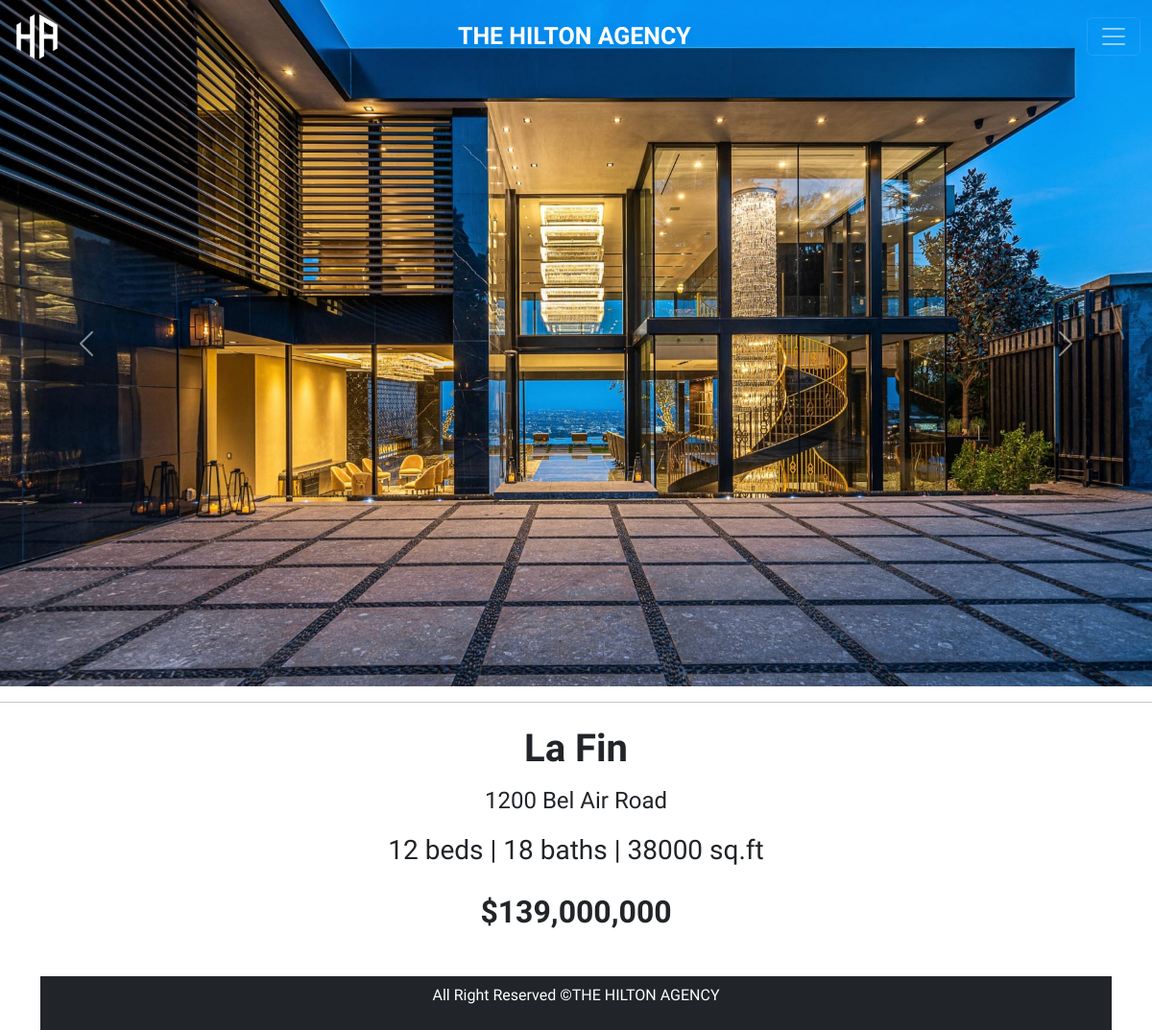
The app's page /properties-read-more.php?id=3 with its own data.
### tables this page shows
CREATE TABLE `property_article` (
  `id` int(11) NOT NULL,
  `image1` varchar(50) DEFAULT NULL,
  `image2` varchar(50) DEFAULT NULL,
  `image3` varchar(50) DEFAULT NULL,
  `image4` varchar(50) DEFAULT NULL,
  `image5` varchar(50) DEFAULT NULL
);

CREATE TABLE `property_description` (
  `id` int(11) NOT NULL,
  `name` varchar(50) DEFAULT NULL,
  `location` varchar(50) DEFAULT NULL,
  `address` varchar(50) DEFAULT NULL,
  `beds` int(11) DEFAULT NULL,
  `baths` int(11) DEFAULT NULL,
  `size` int(11) DEFAULT NULL,
  `price` varchar(50) DEFAULT NULL,
  `description` longtext DEFAULT NULL,
  `main_image` varchar(50) DEFAULT NULL
);

### properties-read-more.php (the view, shortened to what this page needs)
<!DOCTYPE html>
<html lang="en">
<head>
	<link href="https://cdn.jsdelivr.net/npm/bootstrap@5.2.0-beta1/dist/css/bootstrap.min.css" rel="stylesheet">
  <link rel="stylesheet" href="css/property_article1.css?<?php echo time();?>">
</head>
<body>
  <?php include('navigation.php'); ?>
  <div id="carouselExampleControls" class="carousel slide" data-bs-ride="carousel">
    <div class="carousel-inner">
    <?php
      $propertyID = $_GET['id'];
      $servername = "localhost";
      $username = "root";
      $password = "";
      $dbname = "hiltonagency";
      $conn = new mysqli($servername, $username, $password, $dbname);
      $sql = "SELECT * FROM property_article WHERE id=$propertyID";
      $result = $conn->query($sql);
      if ($result->num_rows > 0) {
        while($row = $result->fetch_assoc()) {
            echo '<div class="carousel-item active">
                    <img src="'. $row['image1'] .'" class="d-block w-100" alt="...">
                  </div>
                  <div class="carousel-item">
                    <img src="'. $row['image2'] .'" class="d-block w-100" alt="...">
                  </div>
                  <div class="carousel-item">
                    <img src="'. $row['image3'] .'" class="d-block w-100" alt="...">
                  </div>
                  <div class="carousel-item">
                    <img src="'. $row['image4'] .'" class="d-block w-100" alt="...">
                  </div>
                  <div class="carousel-item">
                    <img src="'. $row['image5'] .'" class="d-block w-100" alt="...">
                  </div>';
        }
      } else {
        echo "0 results";
      }
    ?>
    </div>
    <button class="carousel-control-prev" type="button" data-bs-target="#carouselExampleControls" data-bs-slide="prev">
      <span class="carousel-control-prev-icon" aria-hidden="true"></span>
    </button>
    <button class="carousel-control-next" type="button" data-bs-target="#carouselExampleControls" data-bs-slide="next">
      <span class="carousel-control-next-icon" aria-hidden="true"></span>
    </button>
  </div>
  <hr>
  <div class="container mt-4">
    <div class="row">
      <div class="col-lg-12">
    <article>
      <header class="mb-4">
        <?php
          $propertyID = $_GET['id'];
          $servername = "localhost";
          $username = "root";
          $password = "";
          $dbname = "hiltonagency";
          $conn = new mysqli($servername, $username, $password, $dbname);
          $sql = "SELECT * FROM property_description WHERE id=$propertyID";
          $result = $conn->query($sql);
          if ($result->num_rows > 0) {
            while($row = $result->fetch_assoc()) {
              echo '<h1 class="fw-bolder mb-3 text-center">'. $row["name"] .'</h1>
              <h4 class="mb-3 text-center">'. $row["address"] .' </h4>
              <p class="fs-3 mb-4 text-center">' . $row["beds"] . ' beds <span>|</span> ' . $row["baths"] . ' baths <span>|</span> ' . $row["size"] . ' sq.ft</p>
              <h2 class="fw-bold text-center">$'. $row["price"] . '</p>
              </header>
              <section class="mb-5">
              '.$row["description"].'
              </section>';
            }
          } else {
            echo "0 results";
          }
        ?>
  </article>
  <footer class="bg-dark p-2 text-center">
      <div class="container">
          <p class="text-white">All Right Reserved &copy;THE HILTON AGENCY</p>
      </div>
  </footer>
</body>
</html>

### css/property_article1.css (style rules this page uses)
* { font-family: 'Raleway', sans-serif; }
body { background: white; }
body { top: 0px !important; }
.carousel-item { height: 715px; }

### records on screen
property_article: image1 (picture)
property_description: name "La Fin", address "1200 Bel Air Road", beds "12", baths "18", size "38000", price "139,000,000"
